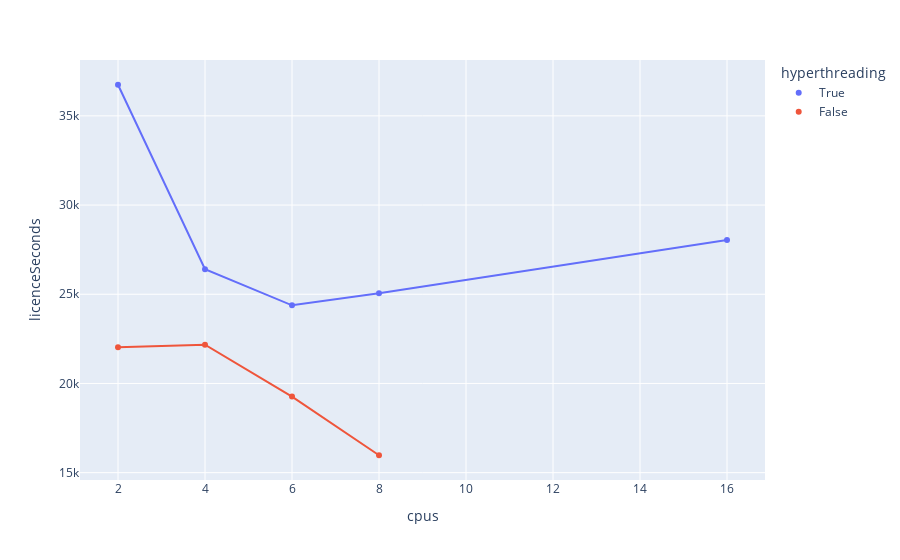

The notebook cell saved with this chart:
### Code cell
fig = px.scatter(df_nogpu, x="cpus", y="licenceSeconds", color="hyperthreading", trendline="lowess", hover_data={"licenceSeconds":False,"hyperthreading":False,"cpus":False,"walltime":True,"lic":True,"speedup":":.2f","cpuEfficiency":":.0%","maxrss":":.2s%"})
fig.show()

### Figure 1 — Plotly figure (JSON) as saved in the notebook; plotly's stock layout.template omitted (floating-point values rounded to 4 significant figures)
{"data": [{"customdata": [[28048, 1, 16, "00:29:13", 16, 2.513, 0.1571, 1736648000], [25056, 1, 8, "00:34:48", 12, 2.11, 0.2638, 1572428000], [24380, 1, 6, "00:40:38", 10, 1.807, 0.3012, 1552480000], [26400, 1, 4, "00:55:00", 8, 1.335, 0.3338, 1509828000], [36744, 1, 2, "01:42:04", 6, 0.7195, 0.3597, 1531332000]], "hovertemplate": "walltime=%{customdata[3]}<br>lic=%{customdata[4]}<br>speedup=%{customdata[5]:.2f}<br>cpuEfficiency=%{customdata[6]:.0%}<br>maxrss=%{customdata[7]:.2s%}<extra></extra>", "legendgroup": "True", "marker": {"color": "#636efa", "symbol": "circle"}, "mode": "markers", "name": "True", "orientation": "v", "showlegend": true, "type": "scatter", "x": [16, 8, 6, 4, 2], "xaxis": "x", "y": [28048, 25056, 24380, 26400, 36744], "yaxis": "y"}, {"hovertemplate": "<b>LOWESS trendline</b><br><br><extra></extra>", "legendgroup": "True", "marker": {"color": "#636efa", "symbol": "circle"}, "mode": "lines", "name": "True", "showlegend": false, "type": "scatter", "x": [2, 4, 6, 8, 16], "xaxis": "x", "y": [36744, 26400, 24380, 25056, 28048], "yaxis": "y"}, {"customdata": [[15976, 0, 8, "00:33:17", 8, 2.206, 0.2758, 1521716000], [19264, 0, 6, "00:45:52", 7, 1.601, 0.2668, 1520148000], [22170, 0, 4, "01:01:35", 6, 1.192, 0.2981, 1451756000], [22030, 0, 2, "01:13:26", 5, 1, 0.5, 1442196000]], "hovertemplate": "walltime=%{customdata[3]}<br>lic=%{customdata[4]}<br>speedup=%{customdata[5]:.2f}<br>cpuEfficiency=%{customdata[6]:.0%}<br>maxrss=%{customdata[7]:.2s%}<extra></extra>", "legendgroup": "False", "marker": {"color": "#EF553B", "symbol": "circle"}, "mode": "markers", "name": "False", "orientation": "v", "showlegend": true, "type": "scatter", "x": [8, 6, 4, 2], "xaxis": "x", "y": [15976, 19264, 22170, 22030], "yaxis": "y"}, {"hovertemplate": "<b>LOWESS trendline</b><br><br><extra></extra>", "legendgroup": "False", "marker": {"color": "#EF553B", "symbol": "circle"}, "mode": "lines", "name": "False", "showlegend": false, "type": "scatter", "x": [2, 4, 6, 8], "xaxis": "x", "y": [22030, 22170, 19264, 15976], "yaxis": "y"}], "layout": {"autosize": true, "legend": {"title": {"text": "hyperthreading"}, "tracegroupgap": 0}, "margin": {"t": 60}, "xaxis": {"anchor": "y", "autorange": true, "domain": [0, 1], "range": [1.174, 16.83], "title": {"text": "cpus"}, "type": "linear"}, "yaxis": {"anchor": "x", "autorange": true, "domain": [0, 1], "range": [14500.0, 38220.0], "title": {"text": "licenceSeconds"}, "type": "linear"}}}
